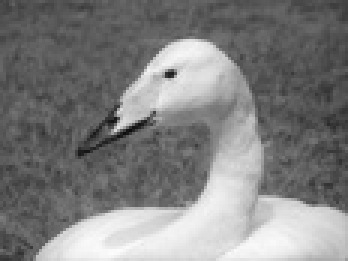
%> input picture Modules/Image Processing/Coursework 1/matlab RC/NoiseFilteredimage.jpg, 116 x 87 px, shrunk from 500 x 375 before the run (shown 3 times larger)
$ octave colorEnhancement2.m   (GNU Octave 9; MATLAB toolbox functions it lacks are replaced by stand-ins)
%> lines starting %> are read from the running program, lines starting %| are printed output that depends on the picture


%% YCBCR Color enhancement %%

% filepaths
img1 = '\\ndrive.rdg.ac.uk\xw009807\My Documents\MATLAB\NoiseFilteredimage.jpg';        % Source image
img2 = '\\ndrive.rdg.ac.uk\xw009807\My Documents\MATLAB\swan3.jpg';                     % Target Image

% read images
targetImage = imread(img1);
%> targetImage is the input picture: size 87x116 uint8; min 13, max 252, mean 127.3
sourceImage = imread(img2);
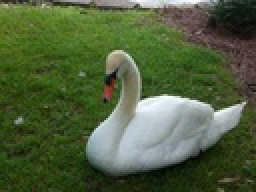
%> input picture Modules/Image Processing/Coursework 1/matlab RC/swan3.jpg, 128 x 96 px, shrunk from 550 x 412 before the run (shown 2 times larger)
%> sourceImage is the input picture: size 96x128x3 uint8; mean R, G, B 80.7, 96.1, 61.4

% get image dimensions
[sourceX sourceY sourceZ] = size(targetImage);
%> sourceX = 87; sourceY = 116; sourceZ = 1
[targetX targetY targetZ] = size(sourceImage);
%> targetX = 96; targetY = 128; targetZ = 3

targetImage(:,:,2)=targetImage(:,:,1);
targetImage(:,:,3)=targetImage(:,:,1);
%> targetImage: size 87x116x3 uint8

% convert to ycbcr color space
space1 = rgb2ycbcr(sourceImage);
%> space1: size 96x128x3 uint8; mean of channels 1, 2, 3 91.2, 115.1, 123.7
space2 = rgb2ycbcr(targetImage);
%> space2: size 87x116x3 uint8; mean of channels 1, 2, 3 125.4, 128, 128

% convert data to double and store in matrix for source and target image
matSource = double(space1(:,:,1));
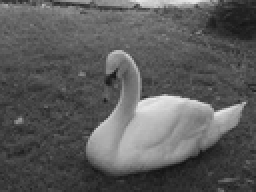
%> matSource: size 96x128 double (shown 2 times larger); min 19, max 234, mean 91.2
matTarget = double(space2(:,:,1));

% get max min of source and target
mat1=max(max(matSource));
%> mat1 = 234
mat2=min(min(matSource));
%> mat2 = 19
mat3=max(max(matTarget));
%> mat3 = 232
mat4=min(min(matTarget));
%> mat4 = 27
dim1=mat1-mat2;
%> dim1 = 215
dim2=mat3-mat4;
%> dim2 = 205

% Normalization
dx1 = matSource;
dx2 = matTarget;
dx1 = (dx1*255)/(255-dim1);
dx2 = (dx2*255)/(255-dim2);
[mx,my,mz] = size(dx2);
%> mx = 87; my = 116; mz = 1

%Luminance Comparison
disp('Please wait..................');
    for i=1:mx
        for j=1:my
             iy=dx2(i,j);
             tmp=abs(dx1-iy);
             ck=min(min(tmp));
             [r,c] = find(tmp==ck);
             ck=isempty(r);
             if (ck~=1)
                 nimage(i,j,2) = space1(r(1),c(1),2);
                 nimage(i,j,3) = space1(r(1),c(1),3);
                 nimage(i,j,1) = space2(i,j,1);
             end
         end
    end
%> nimage: size 87x116x3 uint8; mean of channels 1, 2, 3 125.4, 111.2, 123.1

    rslt=ycbcr2rgb(nimage);
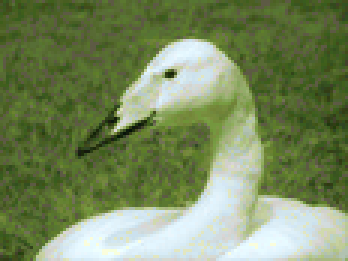
%> rslt: size 87x116x3 uint8 (shown 3 times larger); mean R, G, B 119.4, 137.9, 93.3
    % display original and esult imagesr
    figure,imshow(uint8(targetImage));
    figure,imshow(uint8(rslt));
    R=uint8(rslt);
    imwrite(R,'ColourEhancedimage.jpg');
